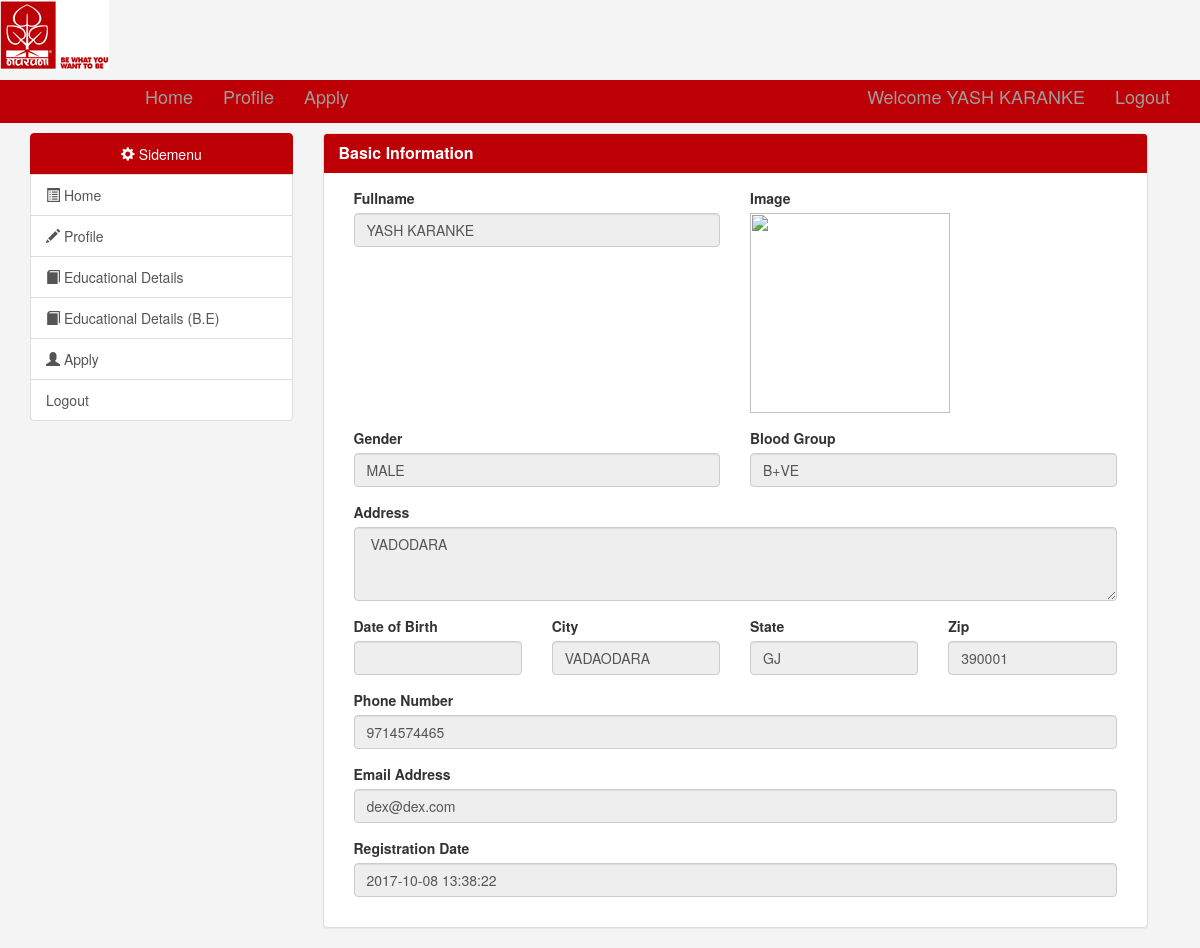
Before: /home/profile.php (signed in) with the older database file.
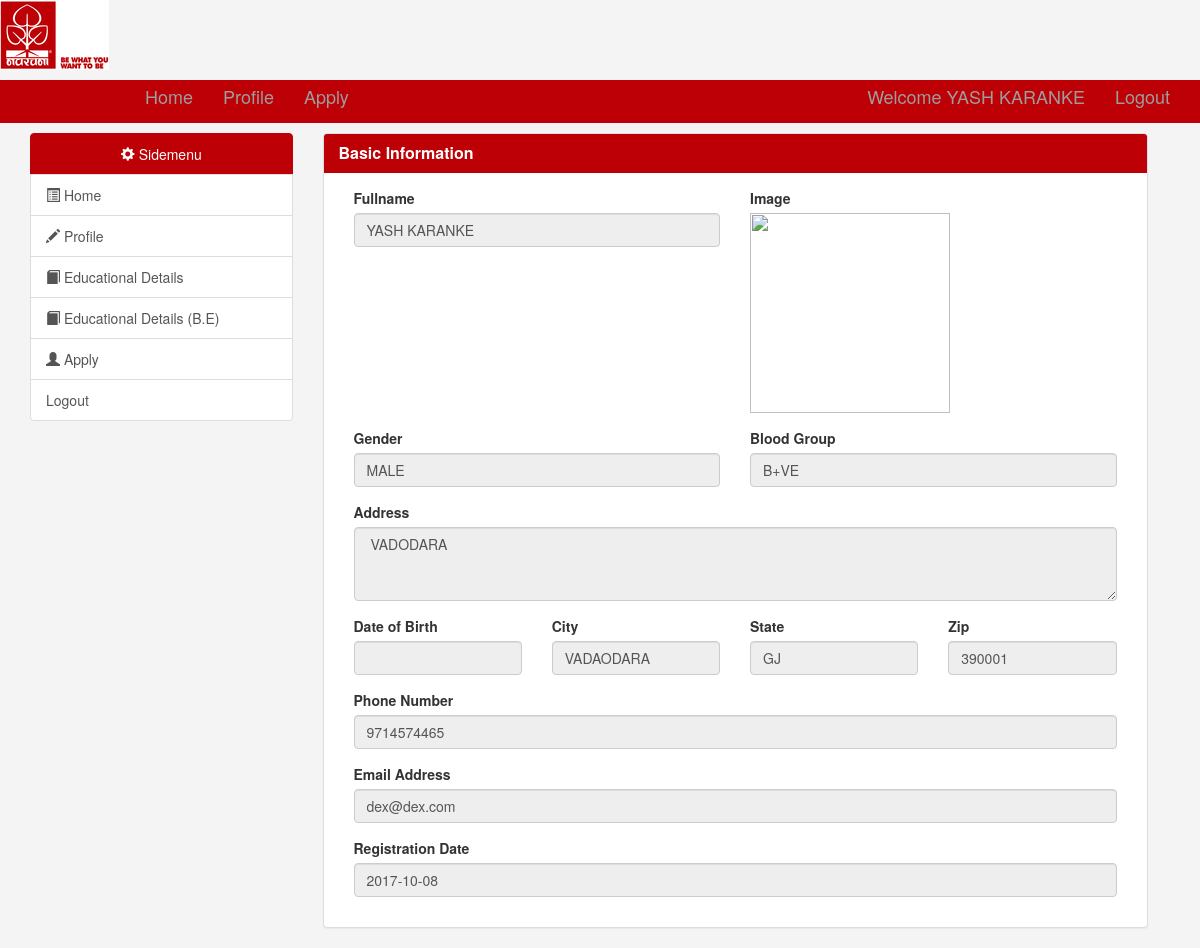
After: the same page with the newer database file.
### tables this page shows
CREATE TABLE `student_data` (
  `ID` int(3) NOT NULL,
  `FULLNAME` varchar(70) DEFAULT NULL,
  `GENDER` varchar(8) DEFAULT NULL,
  `BGROUP` varchar(10) DEFAULT NULL,
  `ADDRESS` varchar(100) DEFAULT NULL,
  `CITY` varchar(20) DEFAULT NULL,
  `STATE` varchar(50) DEFAULT NULL,
  `ZIP` varchar(10) DEFAULT NULL,
  `PNUMBER` varchar(11) DEFAULT NULL,
  `EMAIL` varchar(60) DEFAULT NULL,
  `PASSWORD` varchar(100) DEFAULT NULL,
  `register_date` date DEFAULT NULL,
  `dob` varchar(10) DEFAULT NULL,
  `profile_image` varchar(100) DEFAULT NULL,
  `isActive` tinyint(1) DEFAULT NULL
);

### home/profile.php (the view, shortened to what the changed rows need)
<?php
	if(isset($_SESSION['email']))
	{
        include 'variables.php';
        $mysqli = new mysqli($databaseHost,$databaseUsername,$databasePassword,$databaseName);
        $query = "SELECT * FROM student_data WHERE email = '{$_SESSION['email']}'";
        $result = $mysqli->query($query) or die($mysqli->error);
        if($result->num_rows > 0) {
            while($row = $result->fetch_assoc()) {
                foreach($row as $val) {
                    $details[] = $val;
                }
            }
        }
     ?>
<?php include 'home-menu.php'; ?>
    <?php include 'user-side-menu.php'; ?>
        <div class="container">
            <div class="col-lg-9">
                <div class="panel panel-default">
                    <div class="panel-heading main-color-bg"> <h3 class="panel-title"><b>Basic Information</b></h3> </div>
                    <div class="panel-body">
                        <div class="col-lg-12">
                            <div class="row">
                                <div class="col-sm-12">
                                    <div class="row">
                                        <div class="col-sm-6 form-group">
                                            <label>Fullname</label>
                                            <input type="text" name="fullname" class="form-control" value= "<?php echo $details[1]; ?> " disabled>
                                        </div>
                                        <div class="col-sm-6 form-group">
                                            <label>Image</label> <br>
                                            <img src="<?php echo '../' . $details[13];?>" height="200" width="200">
                                            </div>
                                    </div>
                                    <div class="row">
                                        <div class="col-sm-6 form-group">
                                            <label>Gender</label>
                                            <input list="gender" name="gender" class="form-control" value= "<?php echo $details[2]; ?> " disabled>
                                        </div>
                                        <div class="col-sm-6 form-group">
                                            <label>Blood Group</label>
                                            <input type="textarea" name="bgroup" class="form-control" value= "<?php echo $details[3]; ?> " disabled>
                                        </div>
                                    </div>
                                    <div class="form-group">
                                        <label>Address</label>
                                        <textarea name="address" rows="3" cols="4" class="form-control"  disabled> <?php echo $details[4]; ?> </textarea>
                                    </div>
                                    <div class="row">
                                        <div class="col-sm-3 form-group">
                                            <label>Date of Birth</label>
                                            <input type="text" name="pnumber" class="form-control" value= "<?php echo $details[12]; ?> " disabled>
                                        </div>
                                        <div class="col-sm-3 form-group">
                                            <label>City</label>
                                            <input type="text" name="city" class="form-control" value= "<?php echo $details[5]; ?> " disabled>
                                        </div>
                                        <div class="col-sm-3 form-group">
                                            <label>State</label>
                                            <input type="text" name="state" class="form-control" value= "<?php echo $details[6]; ?> " disabled>
                                        </div>
                                        <div class="col-sm-3 form-group">
                                            <label>Zip</label>
                                            <input type="text" name="zip" class="form-control" value= "<?php echo $details[7]; ?> " disabled>
                                        </div>
                                    </div>
                                    <div class="form-group">
                                        <label>Phone Number</label>
                                        <input type="text" name="pnumber" class="form-control" value= "<?php echo $details[8]; ?> " disabled>
                                    </div>
                                    <div class="form-group">
                                        <label>Email Address</label>
                                        <input type="email" name="email" class="form-control" value= "<?php echo $details[9]; ?> " disabled>
                                    </div>
                                    <div class="form-group">
                                        <label>Registration Date</label>
                                        <input type="text" name="reg_date" class="form-control" value= "<?php echo $details[11]; ?> " disabled>
                                    </div>
                                </div>
                            </div>
                        </div>
                    </div>
                </div>
            </div>
</div>
<?php } else { ?>
<?php  header("Location:../index.php"); } ?>

Changed rows visible on the page:
changed student_data "YASH KARANKE": reg_date "2017-10-08 13:38:22" → "2017-10-08"
